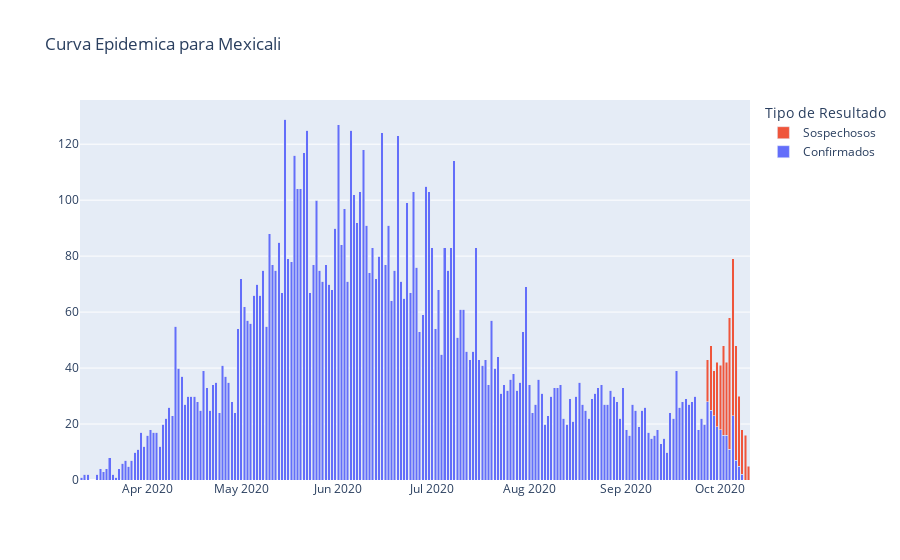

Notebook code for this chart:
### Markdown cell above
## Confirmados + Sospechosos por fecha de Inicio de Sintomas en Mexicali

### Code cell
df = df_mx

df = df = df.loc[df['ENTIDAD_RES'] == 2] #entidad = Baja California

df = df.loc[df['MUNICIPIO_RES'] == 2] # municipio = mexicali

df = df.loc[(df['RESULTADO_LAB'] == 1) | (df['RESULTADO_LAB'] == 3)] # resultado = positivo SARS-COV-2 o Pendiente

df = df[['FECHA_SINTOMAS','RESULTADO_LAB']]

df.loc[df['RESULTADO_LAB'] == 1, 'CONFIRMADO'] = ['1']
df.loc[df['RESULTADO_LAB'] == 3, 'SOSPECHOSO'] = ['1']
df_by_date = df.groupby("FECHA_SINTOMAS",as_index=False).count()
df_by_date

fig = go.Figure(data=[
    go.Bar(name='Confirmados', x=df_by_date.FECHA_SINTOMAS, y=df_by_date.CONFIRMADO),
    go.Bar(name='Sospechosos', x=df_by_date.FECHA_SINTOMAS, y=df_by_date.SOSPECHOSO)
])
fig.update_layout(
    title="Curva Epidemica para Mexicali",
    legend_title="Tipo de Resultado"
)

fig.update_layout(barmode='stack')
fig.show()

### Figure 1 — Plotly figure (JSON) as saved in the notebook; plotly's stock layout.template omitted (floating-point values rounded to 4 significant figures; data arrays with more than 128 entries replaced by an {"elided": "..."} marker saying what was removed)
{"data": [{"name": "Confirmados", "type": "bar", "x": {"elided": "212 str values"}, "y": {"elided": "212 int values"}}, {"name": "Sospechosos", "type": "bar", "x": {"elided": "212 str values"}, "y": {"elided": "212 int values"}}], "layout": {"barmode": "stack", "legend": {"title": {"text": "Tipo de Resultado"}}, "title": {"text": "Curva Epidemica para Mexicali"}}}
